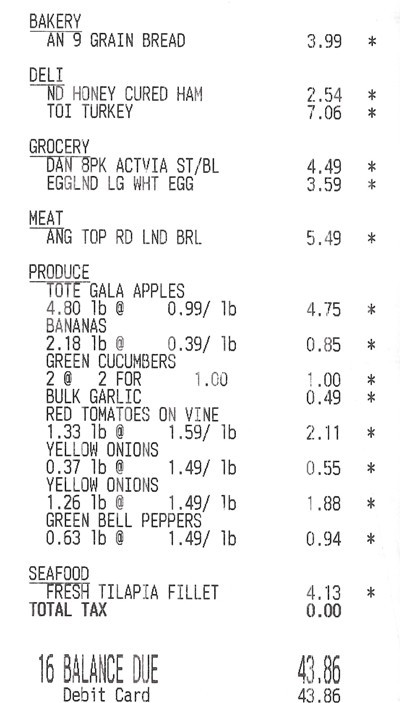
#> input picture backend/test_receipt.jpg, 400 x 703 px
$ jupyter execute --allow-errors 'Hackking'"'"'s 6.0.ipynb'   (shell and % lines are left out)
#> lines starting #> are read from the running program, lines starting #| are printed output that depends on the picture; after the words box and inside, x2 and y2 are one past the last pixel; in counts of white or black regions, pixels touching at a corner belong together
Liste med ingredienser

Oppskrifter

Hvor nært er du å kunne lage noe?

- Hvor viktige er hver ingrediens?
- Hvor viktig er det å bruke X fra kjøleskapet?
- Når viktige ingredienser er i ferd med å gå ut på dato (foreslå alternativer: typ, kan det fryses?)

pseudokode:
- liste med ingredienser
- oppskrift class? (inkluder ingredienser)
- Legg til ingredienser
- Fjern ingredienser

[cell 1]
import matplotlib.image as mpimg
import numpy as np
from numpy import array
import matplotlib.pyplot as plt

[cell 2]
import cv2
import pytesseract
from PIL import Image

path="test_receipt.jpg"

# Open the image
image = cv2.imread(path)
#> image is the input picture: shape (703, 400, 3); mean B, G, R 241.2, 241.2, 241.2
gray = cv2.cvtColor(image, cv2.COLOR_BGR2GRAY)

#do some preprocessing
gray = cv2.threshold(gray, 0, 255, cv2.THRESH_BINARY | cv2.THRESH_OTSU)[1]
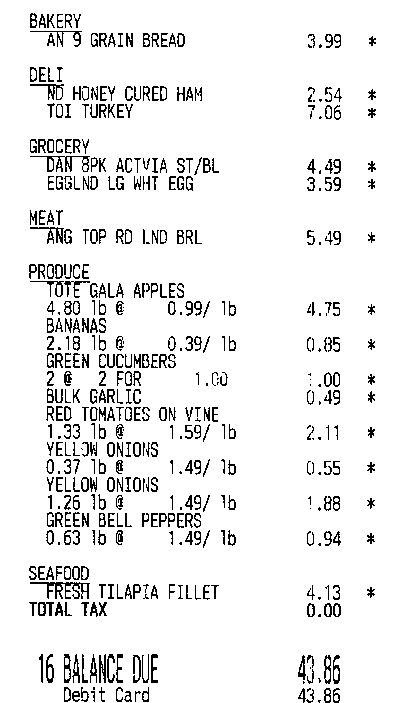
#> gray: shape (703, 400); 92.7% white; black in thin lines or dots, all inside (x1, y1, x2, y2) = (29, 13, 376, 703)
gray = cv2.medianBlur(gray, 3)
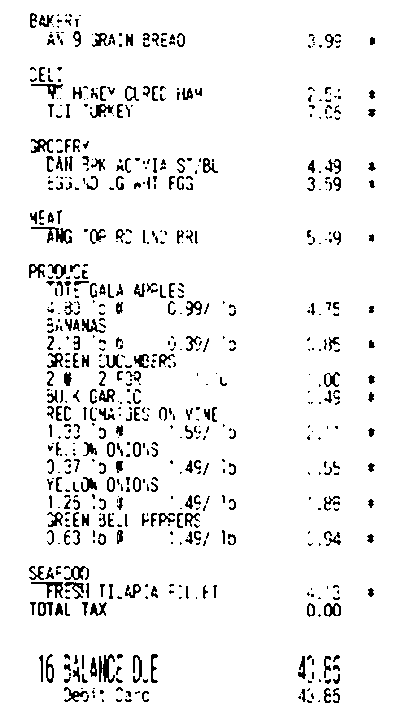
#> gray: shape (703, 400); 93.9% white; black in thin lines or dots, all inside (x1, y1, x2, y2) = (29, 13, 376, 703)

pil_img = Image.fromarray(gray)

#print(pytesseract.image_to_string(pil_img))
#> (the rest of this cell did not finish here and is left out)

[cell 3]
from receipt_parse import filter

import re

#> (the rest of this cell did not finish here and is left out)

[cell 4]
# Ingredients that can expire, and that are commonly wasted in the UK
allIngredients = ["avocado", "bacon", "bananas", "bread", "butter", "cauliflower", "chicken", "cucumber", "eggs", "feta cheese", "frosen peas", "garlic", "kale", "milk", "onions", "pommegranate", "potatoes", "red onions", "salad"]
#> allIngredients = ['avocado', 'bacon', 'bananas', 'bread', 'butter', 'cauliflower', 'chicken', 'cucumber', 'eggs', 'feta cheese', 'frosen peas', 'garlic', 'kale', 'milk', 'onions', 'pommegranate', 'potatoes', 'red onions', 'salad']

#ingredients = ["potatoes", "onions", "garlic", "butter", "milk", "bananas"]

#ingredients.append("eggs")

# Oppskrifter: 5-10 oppskrifter som dekker de mest kastede ingrediensene i UK
# Ingredients that don't expire: salt, pepper, oil, stock cubes, flour, baking powder

potatoTortilla = ["potatoes", "eggs", "onions"] #salt, pepper

breadSoup = ["bread", "onions","frozen peas"] #salt, pepper, stock cube, oil

cauliflowerSoup = ["onions", "garlic", "cauliflower", "kale", "bacon", "milk"] #stock cube, salt, pepper, oil

chickenSalad = ["chicken", "salad", "red onions", "cucumber", "pommegranate", "salad", "avocado", "feta cheese"] # salt, pepper, oil/butter

bananaPancakes = ["milk", "butter", "eggs", "bananas"] # flour, baking powder, salt

frenchToast = ["bread", "eggs", "milk"] # oil, sugar, salt

breadPizza = ["bread", "tomatoes", "cheese"] # pepper, herbs


# [recipe, name of recipe, time, dietaryRestrictions]
recipes = [[bananaPancakes, "Banana Pancakes", 15, "Ve"], [breadSoup, "Bread Soup", 30, "V"],[cauliflowerSoup, "Cauliflower Soup", 30, "G"] , [chickenSalad, "Chicken Salad", 15, "G"], [frenchToast, "French Toast", 10, "Ve"], [potatoTortilla, "Potato Tortilla", 30, "Ve"], [breadPizza,"Bread Pizza", 15, "Ve" ]]

[cell 5]
# Nødvendige input: dietary restrictions, ingredienser i kjøleskapet, maksimum tid

ingredientInput = input("Do you have any new ingredients in your fridge? (yes/no) ")
#> the answer given: y
